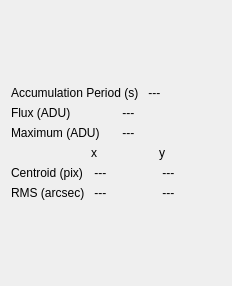
<?xml version="1.0" encoding="UTF-8"?>
<ui version="4.0">
 <class>CameraData</class>
 <widget class="QWidget" name="CameraData">
  <property name="geometry">
   <rect>
    <x>0</x>
    <y>0</y>
    <width>232</width>
    <height>286</height>
   </rect>
  </property>
  <property name="windowTitle">
   <string>Form</string>
  </property>
  <layout class="QVBoxLayout" name="verticalLayout">
   <item>
    <spacer name="verticalSpacer_2">
     <property name="orientation">
      <enum>Qt::Vertical</enum>
     </property>
     <property name="sizeHint" stdset="0">
      <size>
       <width>20</width>
       <height>20</height>
      </size>
     </property>
    </spacer>
   </item>
   <item>
    <layout class="QGridLayout" name="gridLayout_3">
     <item row="0" column="0">
      <widget class="QLabel" name="accumPeriodLabel">
       <property name="text">
        <string>Accumulation Period (s)</string>
       </property>
      </widget>
     </item>
     <item row="0" column="1">
      <widget class="QLabel" name="accumPeriodValueLabel">
       <property name="minimumSize">
        <size>
         <width>50</width>
         <height>0</height>
        </size>
       </property>
       <property name="text">
        <string> --- </string>
       </property>
      </widget>
     </item>
    </layout>
   </item>
   <item>
    <layout class="QGridLayout" name="gridLayout_2">
     <item row="0" column="0">
      <widget class="QLabel" name="fluxLabel">
       <property name="text">
        <string>Flux (ADU)</string>
       </property>
      </widget>
     </item>
     <item row="0" column="1">
      <widget class="QLabel" name="fluxValueLabel">
       <property name="minimumSize">
        <size>
         <width>50</width>
         <height>0</height>
        </size>
       </property>
       <property name="text">
        <string> --- </string>
       </property>
      </widget>
     </item>
     <item row="1" column="0">
      <widget class="QLabel" name="maxAdcLabel">
       <property name="text">
        <string>Maximum (ADU)</string>
       </property>
      </widget>
     </item>
     <item row="1" column="1">
      <widget class="QLabel" name="maxAdcValueLabel">
       <property name="minimumSize">
        <size>
         <width>50</width>
         <height>0</height>
        </size>
       </property>
       <property name="text">
        <string> --- </string>
       </property>
      </widget>
     </item>
    </layout>
   </item>
   <item>
    <layout class="QGridLayout" name="gridLayout">
     <item row="0" column="1">
      <widget class="QLabel" name="coordsXLabel">
       <property name="text">
        <string>x</string>
       </property>
      </widget>
     </item>
     <item row="1" column="0">
      <widget class="QLabel" name="centroidLabel">
       <property name="text">
        <string>Centroid (pix)</string>
       </property>
      </widget>
     </item>
     <item row="1" column="1">
      <widget class="QLabel" name="centroidXLabel">
       <property name="minimumSize">
        <size>
         <width>50</width>
         <height>0</height>
        </size>
       </property>
       <property name="text">
        <string> --- </string>
       </property>
      </widget>
     </item>
     <item row="1" column="2">
      <widget class="QLabel" name="centroidYLabel">
       <property name="minimumSize">
        <size>
         <width>50</width>
         <height>0</height>
        </size>
       </property>
       <property name="text">
        <string> --- </string>
       </property>
      </widget>
     </item>
     <item row="2" column="0">
      <widget class="QLabel" name="rmsLabel">
       <property name="text">
        <string>RMS (arcsec)</string>
       </property>
      </widget>
     </item>
     <item row="2" column="1">
      <widget class="QLabel" name="rmsXLabel">
       <property name="minimumSize">
        <size>
         <width>50</width>
         <height>0</height>
        </size>
       </property>
       <property name="text">
        <string> --- </string>
       </property>
      </widget>
     </item>
     <item row="2" column="2">
      <widget class="QLabel" name="rmsYLabel">
       <property name="minimumSize">
        <size>
         <width>50</width>
         <height>0</height>
        </size>
       </property>
       <property name="text">
        <string> --- </string>
       </property>
      </widget>
     </item>
     <item row="0" column="2">
      <widget class="QLabel" name="coordsYLabel">
       <property name="text">
        <string>y</string>
       </property>
      </widget>
     </item>
    </layout>
   </item>
   <item>
    <spacer name="verticalSpacer">
     <property name="orientation">
      <enum>Qt::Vertical</enum>
     </property>
     <property name="sizeHint" stdset="0">
      <size>
       <width>20</width>
       <height>20</height>
      </size>
     </property>
    </spacer>
   </item>
  </layout>
 </widget>
 <resources/>
 <connections/>
</ui>
